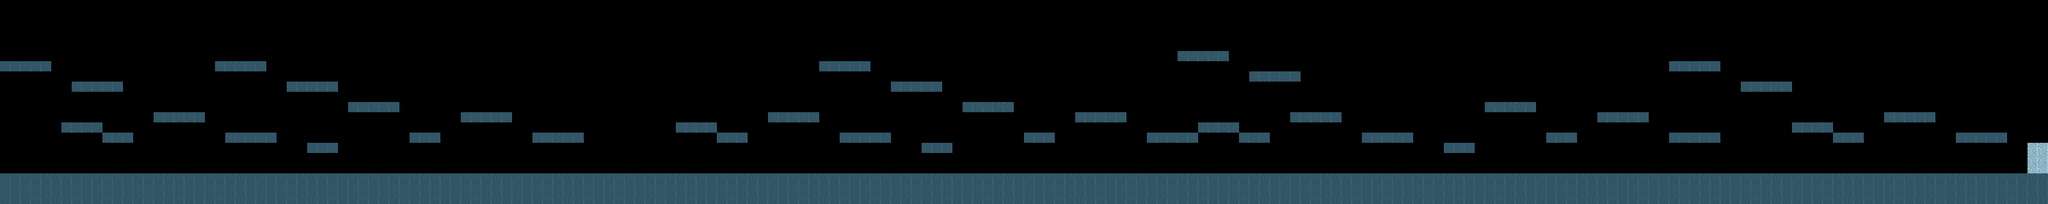

Tiled map render using the project's own tile images. Description and the map definition, with tile-layer contents summarised, below:
An orthogonal 200x20 tile map with 32x32 px tiles, 2 tile layers (Background, Meta), 2 tilesets and 34 objects (11x Fly, 10x Normal, 10x Shoot, Player, Branch, ...).

<map version="1.0" orientation="orthogonal" renderorder="right-down" width="200" height="20" tilewidth="32" tileheight="32" nextobjectid="43">
 <tileset firstgid="1" name="Tiles01-01" tilewidth="32" tileheight="32" spacing="1" margin="1" tilecount="48">
  <image source="Tiles/Tiles01-01.png" width="265" height="199" />
 </tileset>
 <tileset firstgid="49" name="Tiles01-02" tilewidth="32" tileheight="32" tilecount="192">
  <image source="Tiles/Tiles01-02.png" width="512" height="384" />
  <tile id="91">
   <properties>
    <property name="Pass" value="True" />
   </properties>
  </tile>
  <tile id="177">
   <properties>
    <property name="Collision" value="True" />
   </properties>
  </tile>
  <tile id="187">
   <properties>
    <property name="WillDead" value="True" />
   </properties>
  </tile>
 </tileset>
 <layer name="Background" width="200" height="20">
  <data>[4000 cells, 781 non-empty, 2 distinct tile ids]</data>
 </layer>
 <layer name="Meta" width="200" height="20">
  <data>[4000 cells, 787 non-empty, 2 distinct tile ids]</data>
 </layer>
 <objectgroup name="Objects">
  <object id="1" name="Player" x="90.3333" y="416.5" width="24" height="62" />
  <object id="2" name="Enemy" type="Normal" x="612.333" y="306.5" width="27" height="37">
   <properties>
    <property name="AttEffect" value="01-KanColle/0101.wav" />
    <property name="DeadEffect" value="01-KanColle/0102.wav" />
    <property name="Texture" value="01-KanColle/01.png" />
   </properties>
  </object>
  <object id="3" name="Enemy" type="Fly" x="1508" y="30.8333" width="35" height="41">
   <properties>
    <property name="AttEffect" value="01-KanColle/0301.wav" />
    <property name="DeadEffect" value="01-KanColle/0302.wav" />
    <property name="Texture" value="01-KanColle/03.png" />
   </properties>
  </object>
  <object id="4" name="Enemy" type="Shoot" x="1028.83" y="397" width="27" height="37">
   <properties>
    <property name="AttEffect" value="01-KanColle/0201.wav" />
    <property name="BallTexture" value="01-KanColle/0200.png" />
    <property name="DeadEffect" value="01-KanColle/0202.wav" />
    <property name="Texture" value="01-KanColle/02.png" />
   </properties>
  </object>
  <object id="13" name="Enemy" type="Fly" x="1590.5" y="19.5" width="35" height="41">
   <properties>
    <property name="AttEffect" value="01-KanColle/0301.wav" />
    <property name="DeadEffect" value="01-KanColle/0302.wav" />
    <property name="Texture" value="01-KanColle/03.png" />
   </properties>
  </object>
  <object id="14" name="Enemy" type="Fly" x="2263.83" y="14.1667" width="35" height="41">
   <properties>
    <property name="AttEffect" value="01-KanColle/0301.wav" />
    <property name="DeadEffect" value="01-KanColle/0302.wav" />
    <property name="Texture" value="01-KanColle/03.png" />
   </properties>
  </object>
  <object id="15" name="Enemy" type="Fly" x="2562.5" y="130.167" width="35" height="41">
   <properties>
    <property name="AttEffect" value="01-KanColle/0301.wav" />
    <property name="DeadEffect" value="01-KanColle/0302.wav" />
    <property name="Texture" value="01-KanColle/03.png" />
   </properties>
  </object>
  <object id="16" name="Enemy" type="Fly" x="3454.5" y="158.167" width="35" height="41">
   <properties>
    <property name="AttEffect" value="01-KanColle/0301.wav" />
    <property name="DeadEffect" value="01-KanColle/0302.wav" />
    <property name="Texture" value="01-KanColle/03.png" />
   </properties>
  </object>
  <object id="17" name="Enemy" type="Fly" x="3677.17" y="354.167" width="35" height="41">
   <properties>
    <property name="AttEffect" value="01-KanColle/0301.wav" />
    <property name="DeadEffect" value="01-KanColle/0302.wav" />
    <property name="Texture" value="01-KanColle/03.png" />
   </properties>
  </object>
  <object id="18" name="Enemy" type="Fly" x="4547.83" y="104.833" width="35" height="41">
   <properties>
    <property name="AttEffect" value="01-KanColle/0301.wav" />
    <property name="DeadEffect" value="01-KanColle/0302.wav" />
    <property name="Texture" value="01-KanColle/03.png" />
   </properties>
  </object>
  <object id="19" name="Enemy" type="Fly" x="5098.5" y="295.5" width="35" height="41">
   <properties>
    <property name="AttEffect" value="01-KanColle/0301.wav" />
    <property name="DeadEffect" value="01-KanColle/0302.wav" />
    <property name="Texture" value="01-KanColle/03.png" />
   </properties>
  </object>
  <object id="20" name="Enemy" type="Fly" x="5253.17" y="24.8333" width="35" height="41">
   <properties>
    <property name="AttEffect" value="01-KanColle/0301.wav" />
    <property name="DeadEffect" value="01-KanColle/0302.wav" />
    <property name="Texture" value="01-KanColle/03.png" />
   </properties>
  </object>
  <object id="21" name="Enemy" type="Fly" x="5751.83" y="12.8333" width="35" height="41">
   <properties>
    <property name="AttEffect" value="01-KanColle/0301.wav" />
    <property name="DeadEffect" value="01-KanColle/0302.wav" />
    <property name="Texture" value="01-KanColle/03.png" />
   </properties>
  </object>
  <object id="22" name="Enemy" type="Fly" x="5841.17" y="14.1667" width="35" height="41">
   <properties>
    <property name="AttEffect" value="01-KanColle/0301.wav" />
    <property name="DeadEffect" value="01-KanColle/0302.wav" />
    <property name="Texture" value="01-KanColle/03.png" />
   </properties>
  </object>
  <object id="23" name="Enemy" type="Normal" x="45.1667" y="142.833" width="27" height="37">
   <properties>
    <property name="AttEffect" value="01-KanColle/0101.wav" />
    <property name="DeadEffect" value="01-KanColle/0102.wav" />
    <property name="Texture" value="01-KanColle/01.png" />
   </properties>
  </object>
  <object id="24" name="Enemy" type="Normal" x="1021.17" y="204.167" width="27" height="37">
   <properties>
    <property name="AttEffect" value="01-KanColle/0101.wav" />
    <property name="DeadEffect" value="01-KanColle/0102.wav" />
    <property name="Texture" value="01-KanColle/01.png" />
   </properties>
  </object>
  <object id="25" name="Enemy" type="Normal" x="1611.83" y="450.833" width="27" height="37">
   <properties>
    <property name="AttEffect" value="01-KanColle/0101.wav" />
    <property name="DeadEffect" value="01-KanColle/0102.wav" />
    <property name="Texture" value="01-KanColle/01.png" />
   </properties>
  </object>
  <object id="26" name="Enemy" type="Normal" x="2249.17" y="366.833" width="27" height="37">
   <properties>
    <property name="AttEffect" value="01-KanColle/0101.wav" />
    <property name="DeadEffect" value="01-KanColle/0102.wav" />
    <property name="Texture" value="01-KanColle/01.png" />
   </properties>
  </object>
  <object id="27" name="Enemy" type="Normal" x="2906.5" y="401.5" width="27" height="37">
   <properties>
    <property name="AttEffect" value="01-KanColle/0101.wav" />
    <property name="DeadEffect" value="01-KanColle/0102.wav" />
    <property name="Texture" value="01-KanColle/01.png" />
   </properties>
  </object>
  <object id="28" name="Enemy" type="Normal" x="3793.17" y="114.833" width="27" height="37">
   <properties>
    <property name="AttEffect" value="01-KanColle/0101.wav" />
    <property name="DeadEffect" value="01-KanColle/0102.wav" />
    <property name="Texture" value="01-KanColle/01.png" />
   </properties>
  </object>
  <object id="29" name="Enemy" type="Normal" x="4325.17" y="465.5" width="27" height="37">
   <properties>
    <property name="AttEffect" value="01-KanColle/0101.wav" />
    <property name="DeadEffect" value="01-KanColle/0102.wav" />
    <property name="Texture" value="01-KanColle/01.png" />
   </properties>
  </object>
  </objectgroup>
</map>
<!-- 13 of 34 objects omitted -->
